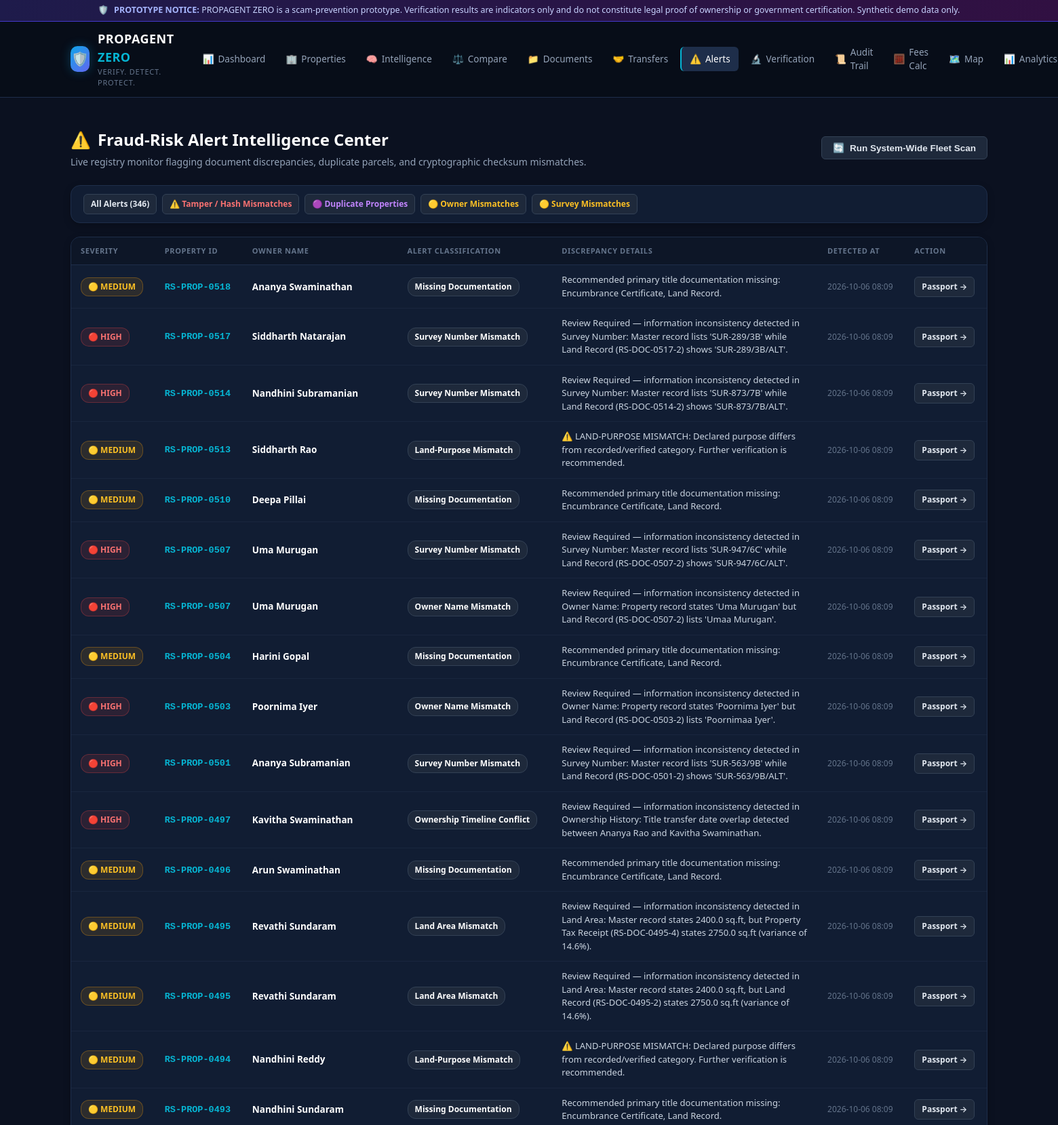
/alerts (signed in, upper part), run on the app's committed database.
### tables this page shows
CREATE TABLE risk_alerts (
        id INTEGER PRIMARY KEY AUTOINCREMENT,
        property_id TEXT NOT NULL,
        alert_type TEXT NOT NULL,
        description TEXT NOT NULL,
        severity TEXT NOT NULL DEFAULT 'Medium',
        created_at TEXT NOT NULL DEFAULT CURRENT_TIMESTAMP,
        FOREIGN KEY (property_id) REFERENCES properties (property_id) ON DELETE CASCADE
    );

CREATE TABLE properties (
        id INTEGER PRIMARY KEY AUTOINCREMENT,
        property_id TEXT UNIQUE NOT NULL,
        owner_id TEXT NOT NULL,
        owner_name TEXT NOT NULL,
        survey_number TEXT NOT NULL,
        land_area REAL NOT NULL,
        area_unit TEXT NOT NULL DEFAULT 'sq.ft',
        property_type TEXT NOT NULL,
        district TEXT NOT NULL,
        taluk TEXT NOT NULL,
        village TEXT NOT NULL,
        location TEXT NOT NULL,
        registration_date TEXT NOT NULL,
        ownership_status TEXT NOT NULL DEFAULT 'Active',
        verification_status TEXT NOT NULL DEFAULT 'Pending',
        risk_score INTEGER NOT NULL DEFAULT 0,
        risk_level TEXT NOT NULL DEFAULT 'Low Risk',
        previous_owner TEXT,
        transfer_date TEXT,
        created_at TEXT NOT NULL DEFAULT CURRENT_TIMESTAMP
    , latitude REAL DEFAULT 13.0827, longitude REAL DEFAULT 80.2707, address TEXT DEFAULT "", land_purpose TEXT DEFAULT "Residential", declared_purpose TEXT DEFAULT "Residential", location_status TEXT DEFAULT "Consistent", purpose_status TEXT DEFAULT "Consistent", boundary_coordinates TEXT DEFAULT "", utility_dues TEXT DEFAULT "");

### app.py (the view)
@app.route('/alerts')
@login_required
def alerts():
    type_filter = request.args.get('type', '').strip()
    conn = get_db_connection()
    cursor = conn.cursor()
    sql = """
        SELECT a.*, p.owner_name, p.risk_score
        FROM risk_alerts a
        JOIN properties p ON a.property_id = p.property_id
        WHERE 1=1
    """
    params = []
    if type_filter:
        sql += " AND a.alert_type = ?"
        params.append(type_filter)
    sql += " ORDER BY a.id DESC"
    cursor.execute(sql, params)
    alert_list = [dict(r) for r in cursor.fetchall()]
    conn.close()
    return render_template('alerts.html', alerts=alert_list, type_filter=type_filter)

### app.py (called while the page is built)
def get_csrf_token():
    if '_csrf_token' not in session:
        session['_csrf_token'] = secrets.token_hex(32)
    return session['_csrf_token']

@app.context_processor
def inject_template_globals():
    unread_count = 0
    uid = session.get('user_id')
    if uid:
        try:
            _conn = get_db_connection()
            row = _conn.execute(
                "SELECT COUNT(*) FROM notifications WHERE user_id = ? AND is_read = 0", (uid,)
            ).fetchone()
            unread_count = row[0] if row else 0
            _conn.close()
        except Exception:
            pass
    return {
        'csrf_token': get_csrf_token,
        'demo_mode': DEMO_MODE,
        'current_user_id': session.get('user_id'),
        'current_user_name': session.get('user_name'),
        'current_user_role': session.get('user_role'),
        'unread_notifications': unread_count
    }

@app.before_request
def security_and_csrf_protect():
    if request.path.startswith('/api/'):
        if 'user_id' in session:
            return
        key = request.headers.get('X-API-Key') or request.args.get('api_key')
        if key and secrets.compare_digest(key, API_KEY):
            return
        return jsonify({
            'error': 'Unauthorized',
            'message': 'API access requires an active session or valid X-API-Key.'
        }), 401
    if request.method in ('POST', 'PUT', 'DELETE', 'PATCH'):
        token = request.form.get('csrf_token') or request.headers.get('X-CSRFToken')
        session_token = session.get('_csrf_token')
        if not session_token or not token or not secrets.compare_digest(token, session_token):
            flash("Session expired — please sign in again to continue.", "warning")
            return redirect(url_for('login'))

def login_required(f):
    @wraps(f)
    def decorated_function(*args, **kwargs):
        if 'user_id' not in session:
            flash("Please sign in to access this resource.", "warning")
            return redirect(url_for('login', next=request.url))
        return f(*args, **kwargs)
    return decorated_function

@app.after_request
def set_security_headers(response):
    response.headers['X-Content-Type-Options'] = 'nosniff'
    response.headers['X-Frame-Options'] = 'SAMEORIGIN'
    response.headers['Referrer-Policy'] = 'strict-origin-when-cross-origin'
    return response

### templates/alerts.html (shortened to what this page needs)
{% extends "base.html" %}
{% block content %}
<div class="page-header">
  <div class="page-title">
    <h2><span>⚠️</span> Fraud-Risk Alert Intelligence Center</h2>
    <p>Live registry monitor flagging document discrepancies, duplicate parcels, and cryptographic checksum mismatches.</p>
  </div>
  <form method="POST" action="{{ url_for('run_system_wide_scan') }}">
    <button type="submit" class="btn btn-secondary">
      <span>🔄</span> Run System-Wide Fleet Scan
    </button>
  </form>
</div>
<div class="card" style="padding: 12px 18px; margin-bottom: 20px;">
  <div style="display: flex; gap: 8px; flex-wrap: wrap; font-size: 13px;">
    <a href="{{ url_for('alerts') }}" class="btn btn-secondary btn-sm {% if not type_filter %}active{% endif %}">
      All Alerts ({{ alerts|length }})
    </a>
    <a href="{{ url_for('alerts', type='Hash Mismatch') }}" class="btn btn-secondary btn-sm {% if type_filter == 'Hash Mismatch' %}active{% endif %}" style="color: #f87171;">
      ⚠️ Tamper / Hash Mismatches
    </a>
    <a href="{{ url_for('alerts', type='Potential Duplicate Property') }}" class="btn btn-secondary btn-sm {% if type_filter == 'Potential Duplicate Property' %}active{% endif %}" style="color: #c084fc;">
      🟣 Duplicate Properties
    </a>
    <a href="{{ url_for('alerts', type='Owner Name Mismatch') }}" class="btn btn-secondary btn-sm {% if type_filter == 'Owner Name Mismatch' %}active{% endif %}" style="color: #fbbf24;">
      🟡 Owner Mismatches
    </a>
    <a href="{{ url_for('alerts', type='Survey Number Mismatch') }}" class="btn btn-secondary btn-sm {% if type_filter == 'Survey Number Mismatch' %}active{% endif %}" style="color: #fbbf24;">
      🟡 Survey Mismatches
    </a>
  </div>
</div>
<div class="card" style="padding: 0; overflow: hidden;">
  <div class="table-responsive">
    <table class="data-table">
      <thead>
        <tr>
          <th>Severity</th>
          <th>Property ID</th>
          <th>Owner Name</th>
          <th>Alert Classification</th>
          <th>Discrepancy Details</th>
          <th>Detected At</th>
          <th>Action</th>
        </tr>
      </thead>
      <tbody>
        {% for a in alerts %}
          <tr>
            <td>
              {% if a.severity == 'High' %}
                <span class="badge badge-high-risk">🔴 HIGH</span>
              {% elif a.severity == 'Medium' %}
                <span class="badge badge-review-required">🟡 MEDIUM</span>
              {% else %}
                <span class="badge badge-neutral">⚪ LOW</span>
              {% endif %}
            </td>
            <td>
              <a href="{{ url_for('property_passport', property_id=a.property_id) }}" class="mono-id" style="text-decoration: none;">
                {{ a.property_id }}
              </a>
            </td>
            <td><strong>{{ a.owner_name }}</strong></td>
            <td>
              <span class="badge badge-neutral" style="color: #fff; font-weight: 600;">
                {{ a.alert_type }}
              </span>
            </td>
            <td style="max-width: 380px; font-size: 13px; color: #cbd5e1;">
              {{ a.description }}
            </td>
            <td style="font-size: 12px; color: var(--text-muted);">
              {{ a.created_at[:16] }}
            </td>
            <td>
              <a href="{{ url_for('property_passport', property_id=a.property_id) }}" class="btn btn-secondary btn-sm">
                Passport &rarr;
              </a>
            </td>
          </tr>
        {% else %}
          <tr>
            <td colspan="7" style="text-align: center; padding: 32px; color: var(--text-muted);">
              No active alerts matching the selected category.
            </td>
          </tr>
        {% endfor %}
      </tbody>
    </table>
  </div>
</div>
{% endblock %}

### static/style.css (style rules this page uses)
:root { --bg-main: #0b1120; --bg-card: #111d33; --bg-card-hover: #162442; --bg-sidebar: #070d18; --border-color: #1e2e4a; --border-subtle: #19263e; --text-primary: #f8fafc; --text-secondary: #94a3b8; --text-muted: #64748b; --accent-cyan: #06b6d4; --accent-blue: #3b82f6; --accent-indigo: #6366f1; --status-green: #10b981; --status-green-bg: rgba(16, 185, 129, 0.12); --status-green-border: rgba(16, 185, 129, 0.3); --status-amber: #f59e0b; --status-amber-bg: rgba(245, 158, 11, 0.12); --status-amber-border: rgba(245, 158, 11, 0.3); --status-red: #ef4444; --status-red-bg: rgba(239, 68, 68, 0.12); --status-red-border: rgba(239, 68, 68, 0.3); --font-sans: system-ui, -apple-system, BlinkMacSystemFont, "Segoe UI", Roboto, "Helvetica Neue", Arial, sans-serif; --font-mono: ui-monospace, SFMono-Regular, Menlo, Monaco, Consolas, "Liberation Mono", "Courier New", monospace; --radius-sm: 6px; --radius-md: 10px; --radius-lg: 14px; }
* { box-sizing: border-box; margin: 0; padding: 0; }
body { background-color: var(--bg-main); color: var(--text-primary); font-family: var(--font-sans); line-height: 1.5; font-size: 15px; min-height: 100vh; display: flex; flex-direction: column; }
.page-header { display: flex; align-items: center; justify-content: space-between; margin-bottom: 24px; flex-wrap: wrap; gap: 16px; }
.page-title h2 { font-size: 24px; font-weight: 700; color: #fff; display: flex; align-items: center; gap: 10px; }
.page-title p { color: var(--text-secondary); font-size: 14px; margin-top: 4px; }
.card { background-color: var(--bg-card); border: 1px solid var(--border-color); border-radius: var(--radius-lg); padding: 20px; margin-bottom: 20px; box-shadow: 0 4px 12px rgba(0, 0, 0, 0.2); }
.badge { display: inline-flex; align-items: center; gap: 5px; font-size: 12px; font-weight: 600; padding: 4px 10px; border-radius: 12px; white-space: nowrap; }
.badge-review-required, .badge-pending { background: var(--status-amber-bg); border: 1px solid var(--status-amber-border); color: #fbbf24; }
.badge-high-risk, .badge-mismatch, .badge-rejected { background: var(--status-red-bg); border: 1px solid var(--status-red-border); color: #f87171; }
.badge-neutral { background: #1e293b; border: 1px solid #334155; color: #cbd5e1; }
.table-responsive { width: 100%; overflow-x: auto; }
table.data-table { width: 100%; border-collapse: collapse; font-size: 13.5px; text-align: left; }
table.data-table th { background-color: #0d1627; color: var(--text-muted); font-weight: 600; text-transform: uppercase; font-size: 11px; letter-spacing: 0.6px; padding: 12px 14px; border-bottom: 1px solid var(--border-color); }
table.data-table td { padding: 12px 14px; border-bottom: 1px solid var(--border-subtle); color: var(--text-secondary); }
table.data-table td strong { color: #fff; }
.mono-id { font-family: var(--font-mono); font-weight: 600; color: var(--accent-cyan); }
.btn { display: inline-flex; align-items: center; justify-content: center; gap: 8px; padding: 8px 16px; font-size: 13.5px; font-weight: 600; border-radius: var(--radius-sm); text-decoration: none; border: 1px solid transparent; cursor: pointer; transition: all 0.15s ease; }
.btn-secondary { background: #1e293b; color: #e2e8f0; border-color: #334155; }
.btn-sm { padding: 5px 10px; font-size: 12px; }

### data on the page
risk_alerts: severity "🟡 MEDIUM", property_id "RS-PROP-0518", owner_name "Ananya Swaminathan", alert_type "Missing Documentation", description "Recommended primary title documentation missing: Encumbrance Certificate, Land Record.", created_at "2026-10-06 08:09"
risk_alerts: severity "🔴 HIGH", property_id "RS-PROP-0517", owner_name "Siddharth Natarajan", alert_type "Survey Number Mismatch", description "Review Required — information inconsistency detected in Survey Number: Master record lists 'SUR-289/3B' while Land Record (RS-DOC-0517-2) shows 'SUR-289/3B/ALT'.", created_at "2026-10-06 08:09"
risk_alerts: severity "🔴 HIGH", property_id "RS-PROP-0514", owner_name "Nandhini Subramanian", alert_type "Survey Number Mismatch", description "Review Required — information inconsistency detected in Survey Number: Master record lists 'SUR-873/7B' while Land Record (RS-DOC-0514-2) shows 'SUR-873/7B/ALT'.", created_at "2026-10-06 08:09"
risk_alerts: severity "🟡 MEDIUM", property_id "RS-PROP-0513", owner_name "Siddharth Rao", alert_type "Land-Purpose Mismatch", description "⚠️ LAND-PURPOSE MISMATCH: Declared purpose differs from recorded/verified category. Further verification is recommended.", created_at "2026-10-06 08:09"
risk_alerts: severity "🟡 MEDIUM", property_id "RS-PROP-0510", owner_name "Deepa Pillai", alert_type "Missing Documentation", description "Recommended primary title documentation missing: Encumbrance Certificate, Land Record.", created_at "2026-10-06 08:09"
risk_alerts: severity "🔴 HIGH", property_id "RS-PROP-0507", owner_name "Uma Murugan", alert_type "Survey Number Mismatch", description "Review Required — information inconsistency detected in Survey Number: Master record lists 'SUR-947/6C' while Land Record (RS-DOC-0507-2) shows 'SUR-947/6C/ALT'.", created_at "2026-10-06 08:09"
risk_alerts: severity "🔴 HIGH", property_id "RS-PROP-0507", owner_name "Uma Murugan", alert_type "Owner Name Mismatch", description "Review Required — information inconsistency detected in Owner Name: Property record states 'Uma Murugan' but Land Record (RS-DOC-0507-2) lists 'Umaa Murugan'.", created_at "2026-10-06 08:09"
risk_alerts: severity "🟡 MEDIUM", property_id "RS-PROP-0504", owner_name "Harini Gopal", alert_type "Missing Documentation", description "Recommended primary title documentation missing: Encumbrance Certificate, Land Record.", created_at "2026-10-06 08:09"
risk_alerts: severity "🔴 HIGH", property_id "RS-PROP-0503", owner_name "Poornima Iyer", alert_type "Owner Name Mismatch", description "Review Required — information inconsistency detected in Owner Name: Property record states 'Poornima Iyer' but Land Record (RS-DOC-0503-2) lists 'Poornimaa Iyer'.", created_at "2026-10-06 08:09"
risk_alerts: severity "🔴 HIGH", property_id "RS-PROP-0501", owner_name "Ananya Subramanian", alert_type "Survey Number Mismatch", description "Review Required — information inconsistency detected in Survey Number: Master record lists 'SUR-563/9B' while Land Record (RS-DOC-0501-2) shows 'SUR-563/9B/ALT'.", created_at "2026-10-06 08:09"
risk_alerts: severity "🔴 HIGH", property_id "RS-PROP-0497", owner_name "Kavitha Swaminathan", alert_type "Ownership Timeline Conflict", description "Review Required — information inconsistency detected in Ownership History: Title transfer date overlap detected between Ananya Rao and Kavitha Swaminathan.", created_at "2026-10-06 08:09"
risk_alerts: severity "🟡 MEDIUM", property_id "RS-PROP-0496", owner_name "Arun Swaminathan", alert_type "Missing Documentation", description "Recommended primary title documentation missing: Encumbrance Certificate, Land Record.", created_at "2026-10-06 08:09"
risk_alerts: severity "🟡 MEDIUM", property_id "RS-PROP-0495", owner_name "Revathi Sundaram", alert_type "Land Area Mismatch", description "Review Required — information inconsistency detected in Land Area: Master record states 2400.0 sq.ft, but Property Tax Receipt (RS-DOC-0495-4) states 2750.0 sq.ft (variance of 14.6%).", created_at "2026-10-06 08:09"
risk_alerts: severity "🟡 MEDIUM", property_id "RS-PROP-0495", owner_name "Revathi Sundaram", alert_type "Land Area Mismatch", description "Review Required — information inconsistency detected in Land Area: Master record states 2400.0 sq.ft, but Land Record (RS-DOC-0495-2) states 2750.0 sq.ft (variance of 14.6%).", created_at "2026-10-06 08:09"
risk_alerts: severity "🟡 MEDIUM", property_id "RS-PROP-0494", owner_name "Nandhini Reddy", alert_type "Land-Purpose Mismatch", description "⚠️ LAND-PURPOSE MISMATCH: Declared purpose differs from recorded/verified category. Further verification is recommended.", created_at "2026-10-06 08:09"
risk_alerts: severity "🟡 MEDIUM", property_id "RS-PROP-0493", owner_name "Nandhini Sundaram", alert_type "Missing Documentation", description "Recommended primary title documentation missing: Encumbrance Certificate, Land Record.", created_at "2026-10-06 08:09"

### other printed values
{{ alerts|length }} "346"
